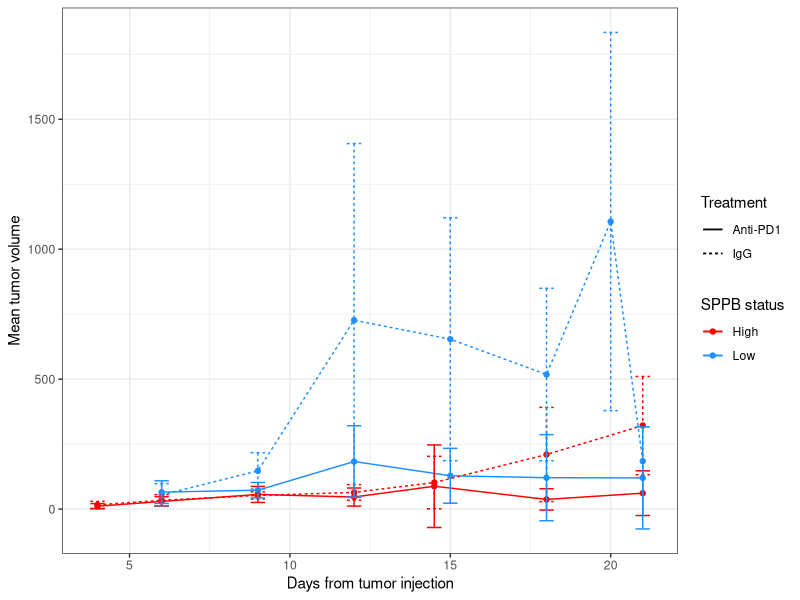
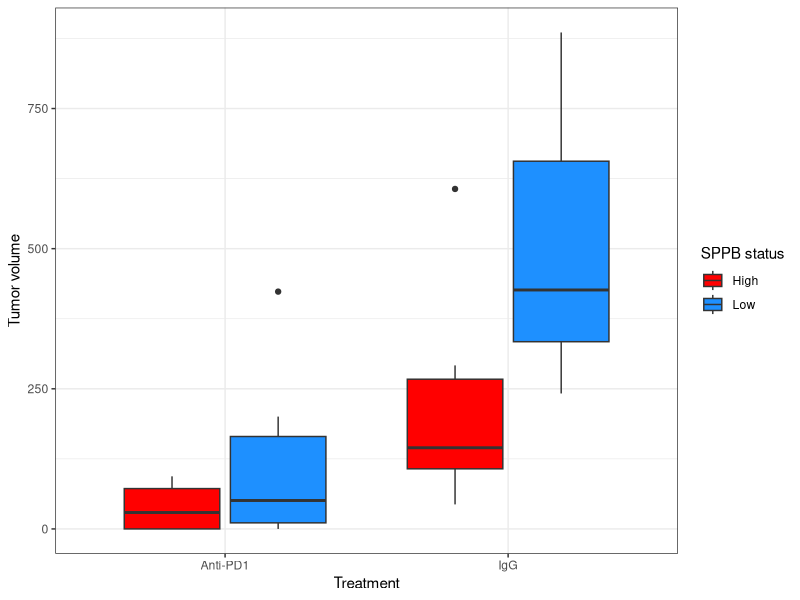
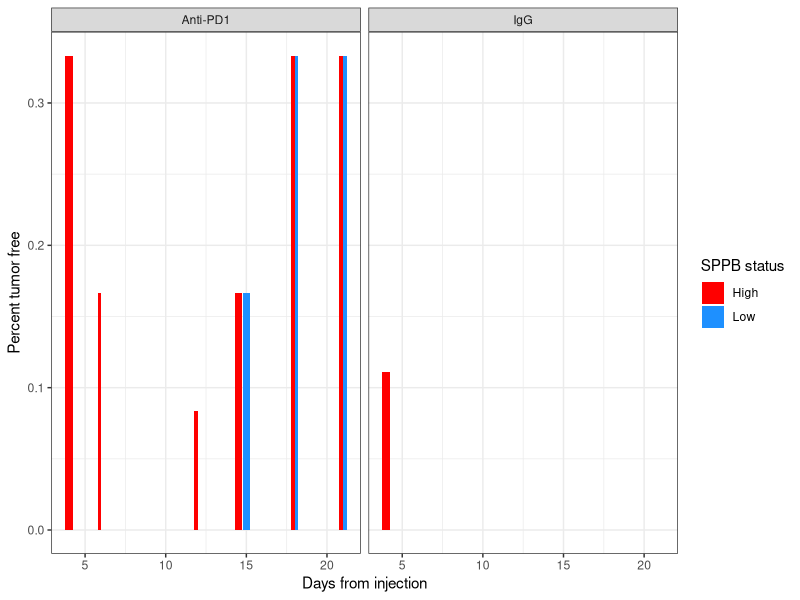
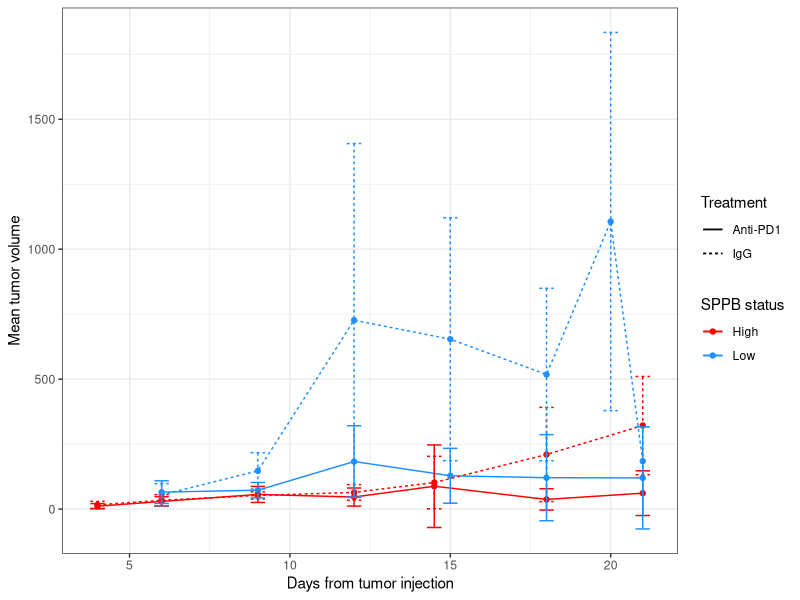
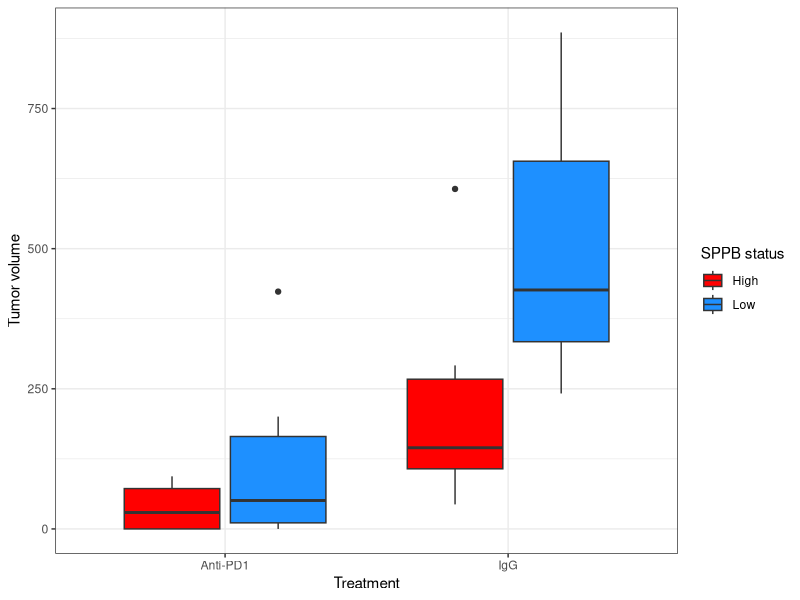
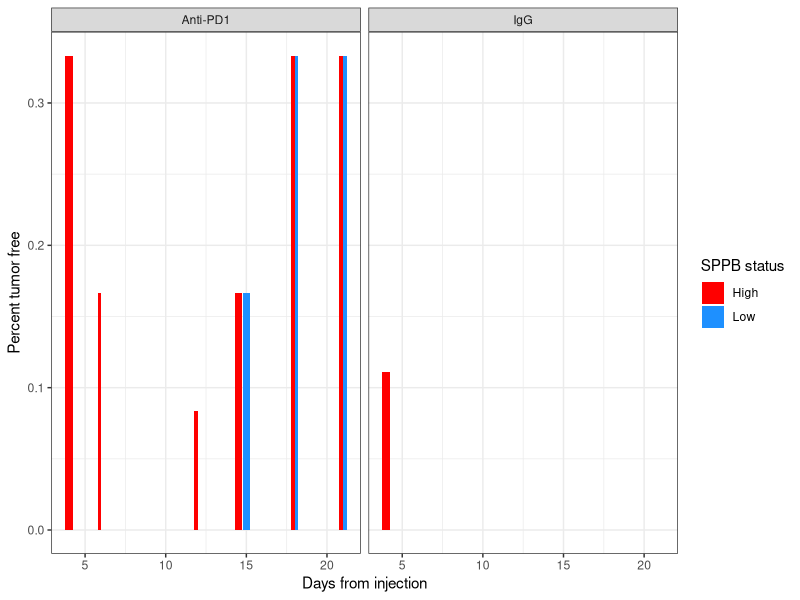

Recreate these plots in R, in order.
## ---- chunk 1
knitr::opts_chunk$set(echo = TRUE)

library(tidyverse)
## ---- chunk 2
all.experiments <- read.csv("../data/2022-07-25_tumor-size_R-formatted.csv") %>%
  mutate(microbiome.sample = ifelse(grepl("DL017", microbiome.sample), "DL017", "DL081")) %>%
  mutate(treatment.group = paste(treatment, microbiome.sample, sep = " x "))
## ---- chunk 3
WCLC.data <- all.experiments %>%
  filter(experiment %in% c("mimic2", "mimic3", "mimic8")) %>%
  mutate(SPPB = ifelse(experiment == "mimic2", "Low", "High"),
         treatment = ifelse(grepl("PD1", treatment), "Anti-PD1", "IgG")) %>%
  filter(microbiome.sample != "Saline")


linedat <- WCLC.data %>%
  group_by(SPPB, treatment, days.from.injection) %>%
  mutate(days.from.injection = ifelse(SPPB == "High" &
                                        days.from.injection %in% c(14,15),
                                      14.5,
                                      days.from.injection)) %>%
  summarise(mean.vol = mean(tumor.volume),
            sd.vol = sqrt(var(tumor.volume))) %>%
  mutate(confint.low = mean.vol - sd.vol,
         confint.high = mean.vol + sd.vol,
         # confint.low = ifelse(confint.low < 0, 0, confint.low)
         trgrp = paste0(treatment, SPPB))

boxdat <- WCLC.data %>%
  # group_by(SPPB, treatment) %>%
  # mutate(maxtime = max(days.from.injection)) %>%
  # ungroup()%>%
  # filter(days.from.injection == maxtime)
  filter(days.from.injection == 18)

nmice <- WCLC.data %>%
  select(SPPB, treatment, unique.mouse.id) %>%
  distinct() %>%
  group_by(SPPB, treatment) %>%
  tally()

tumorfree <- WCLC.data %>%
  mutate(days.from.injection = ifelse(SPPB == "High" &
                                        days.from.injection %in% c(14,15),
                                      14.5,
                                      days.from.injection)) %>%
  group_by(days.from.injection, treatment, SPPB) %>%
  mutate(notum = tumor.volume == 0) %>%
  summarise(n.free = sum(notum)) %>%
  left_join(nmice) %>%
  mutate(percent.free = n.free/n)
## ---- chunk 4
linedat %>%
  ggplot(aes(x = days.from.injection, y = mean.vol, color = SPPB, group = trgrp,
             linetype = treatment)) +
  geom_point() +
  geom_line() +
  geom_errorbar(aes(ymin = confint.low, ymax = confint.high)) +
  labs(x = "Days from tumor injection", y = "Mean tumor volume") +
  scale_color_manual(breaks = c("High", "Low"), values = c("red", "dodgerblue"),
                     name = "SPPB status") +
  scale_linetype(name = "Treatment") +
  theme_bw()
  ggsave("../figures/WCLC22_longitudinal-tumor-volume.png")
## ---- chunk 5
boxdat %>%
  ggplot(aes(x = treatment, y = tumor.volume, fill = SPPB)) +
  geom_boxplot() +
  labs(x = "Treatment", y = "Tumor volume") +
  scale_fill_manual(breaks = c("High", "Low"),
                    values = c("red", "dodgerblue"),
                    name = "SPPB status") +
  theme_bw()
ggsave("../figures/WCLC22_boxplot_final-timepoint.png")
## ---- chunk 6
tumorfree %>%
  ggplot(aes(x = days.from.injection, y = percent.free, fill = SPPB)) +
  facet_wrap(vars(treatment)) +
  geom_col(position = "dodge") +
  labs(x = "Days from injection", y = "Percent tumor free") +
  scale_fill_manual(breaks = c("High", "Low"),
                    values = c("red", "dodgerblue"),
                    name = "SPPB status") +
  theme_bw()
ggsave("../figures/WCLC22_percent-mice-tumorfree.png")
